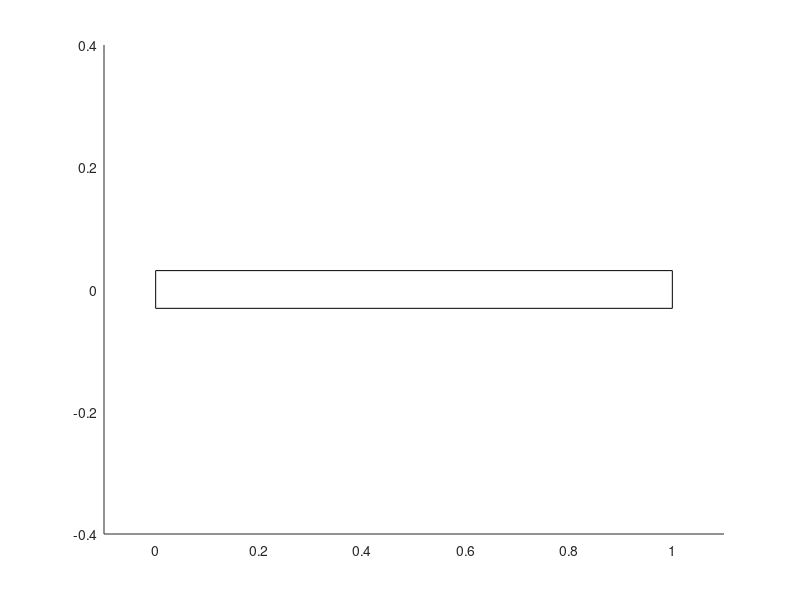

Source code (MATLAB):
hold on

%maze
rectangle('Position', [ 0 0.4692-.5 1 0.0617 ])
axis( [ -0.1 1.1 -.4 .4 ] )
set(gca, 'TickLength', [0 0])
